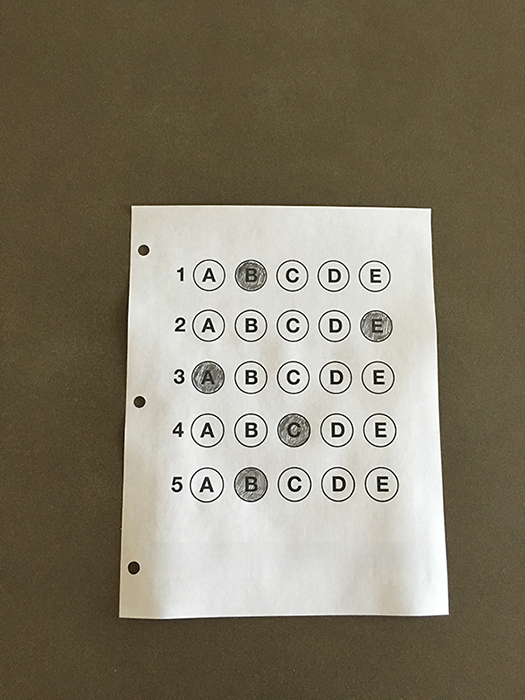
#> input picture examenes_sin_calificar/test_01.png, 525 x 700 px
$ python -i ejemplo_uso.py   (imports and definitions only)
#> lines starting #> are read from the running program, lines starting #| are printed output that depends on the picture; after the words box and inside, x2 and y2 are one past the last pixel; in counts of white or black regions, pixels touching at a corner belong together
#> further down, picture is the input picture: shape (700, 525, 3); mean B, G, R 105.1, 123.6, 131.1
# [file name]: ejemplo_uso.py

from calificador_automatico import CalificadorAutomatico, calificar_examen_rapido
import json
import cv2
import matplotlib.pyplot as plt
import os
import numpy as np

# [18 lines left out: function mostrar_imagen_procesada, not called in this run]

def detectar_burbujas_negras_mejorado(imagen):
    """Detecta específicamente burbujas circulares rellenas de negro - VERSIÓN MEJORADA"""
    # Convertir a escala de grises
    gris = cv2.cvtColor(imagen, cv2.COLOR_BGR2GRAY)
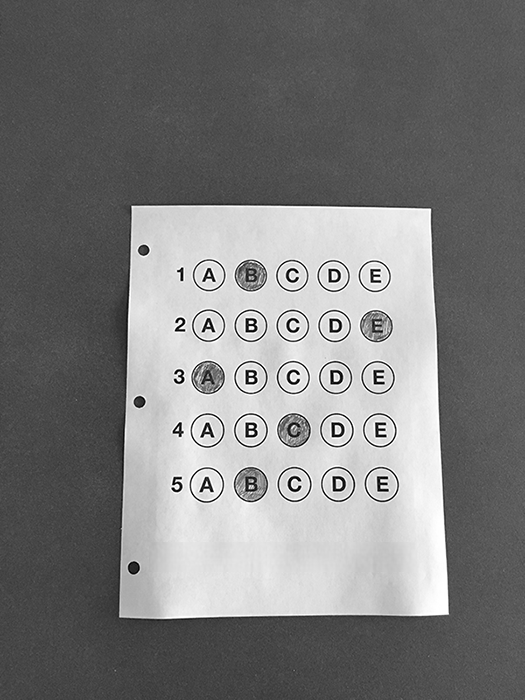
#> gris: shape (700, 525); min 0, max 255, mean 123.7

    # MEJORA: Aplicar ecualización del histograma para mejorar contraste
    gris_ecualizado = cv2.equalizeHist(gris)
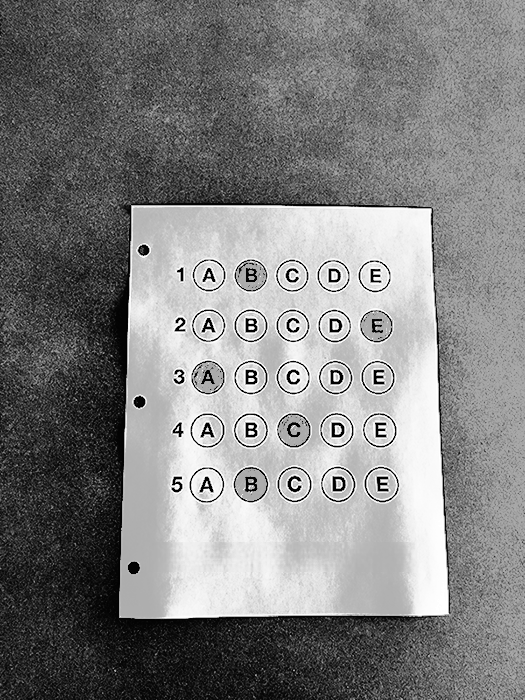
#> gris_ecualizado: shape (700, 525); min 0, max 255, mean 129.3

    # MEJORA: Usar umbral adaptativo en lugar de umbral global
    umbral_adaptativo = cv2.adaptiveThreshold(
        gris_ecualizado, 255, cv2.ADAPTIVE_THRESH_GAUSSIAN_C,
        cv2.THRESH_BINARY_INV, 11, 2
    )
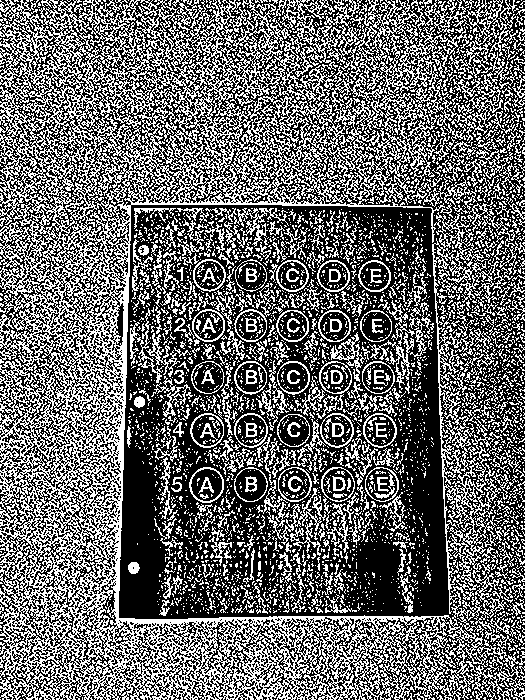
#> umbral_adaptativo: shape (700, 525); 41.1% white in thin lines or dots

    # MEJORA: Operaciones morfológicas más agresivas
    kernel = np.ones((5,5), np.uint8)
    umbral_limpiado = cv2.morphologyEx(umbral_adaptativo, cv2.MORPH_CLOSE, kernel)
#> umbral_limpiado: shape (700, 525); 92.3% white; 183 black regions, largest, box (x1, y1, x2, y2) and area: (402, 338, 449, 616) 6584, (119, 444, 166, 619) 6166, (357, 538, 405, 616) 2550
    umbral_limpiado = cv2.morphologyEx(umbral_limpiado, cv2.MORPH_OPEN, kernel)
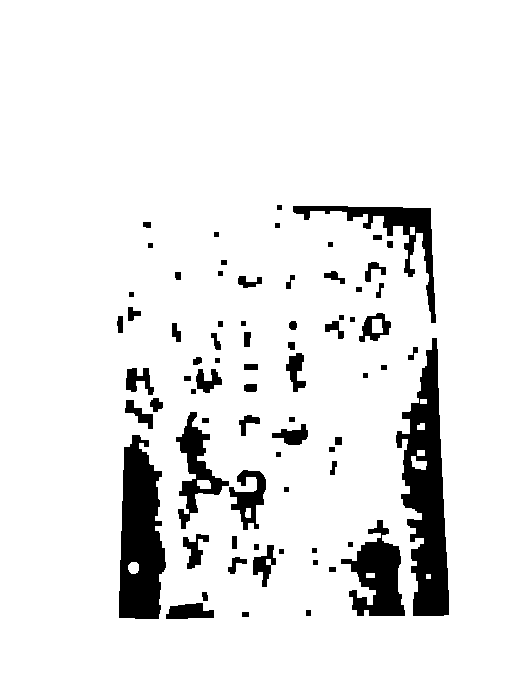
#> umbral_limpiado: shape (700, 525); 91.6% white; 74 black regions, largest, box (x1, y1, x2, y2) and area: (396, 338, 449, 616) 7929, (119, 435, 166, 619) 6410, (341, 520, 405, 616) 3203

    # MEJORA: También probar con umbral Otsu
    _, umbral_otsu = cv2.threshold(gris, 0, 255, cv2.THRESH_BINARY_INV + cv2.THRESH_OTSU)
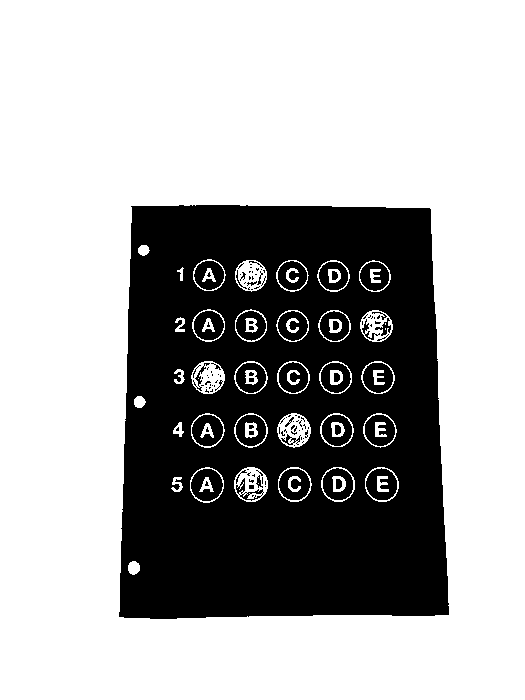
#> umbral_otsu: shape (700, 525); 67.5% white; 131 black regions (89 under 20 px), largest, box (x1, y1, x2, y2) and area: (119, 205, 449, 619) 106696, (191, 469, 223, 501) 686, (279, 469, 310, 500) 670

    # Combinar ambos métodos para mejor detección
    umbral_combinado = cv2.bitwise_or(umbral_limpiado, umbral_otsu)
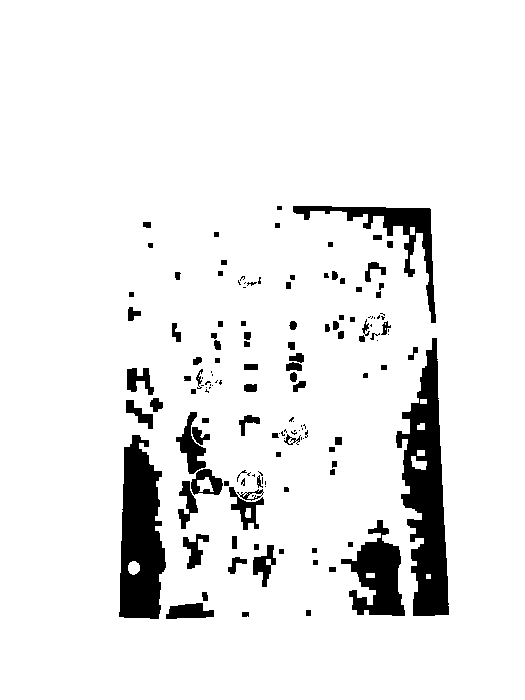
#> umbral_combinado: shape (700, 525); 92.2% white; 145 black regions (49 under 20 px), largest, box (x1, y1, x2, y2) and area: (396, 338, 449, 616) 7819, (119, 435, 166, 619) 6301, (341, 520, 405, 616) 3173

    # Operaciones finales de limpieza
    umbral_final = cv2.morphologyEx(umbral_combinado, cv2.MORPH_CLOSE, kernel)
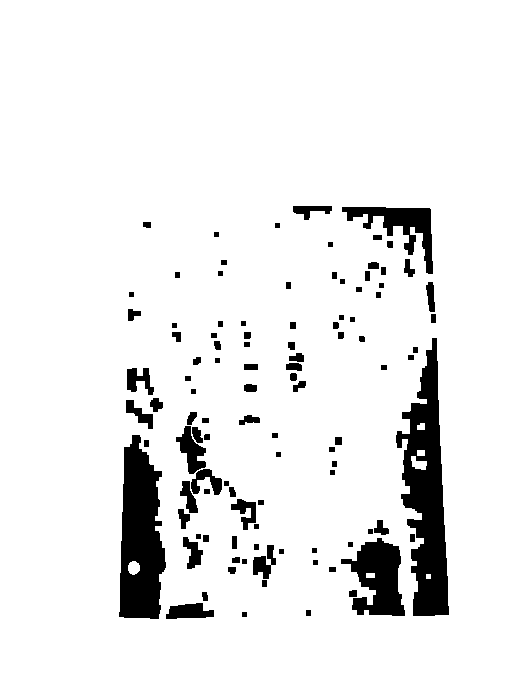
#> umbral_final: shape (700, 525); 92.5% white; 104 black regions, largest, box (x1, y1, x2, y2) and area: (396, 338, 449, 616) 7767, (119, 435, 166, 619) 6256, (341, 538, 405, 616) 2949

    # Encontrar contornos en el umbral combinado
    contornos, _ = cv2.findContours(umbral_final, cv2.RETR_EXTERNAL, cv2.CHAIN_APPROX_SIMPLE)
#> contornos = [[[0, 0], [0, 699], [524, 699], [524, 0]]]

    # MEJORA: Parámetros más flexibles para filtrar contornos
    burbujas_rellenas = []
    for contorno in contornos:
        area = cv2.contourArea(contorno)
        # Rango de área más amplio para burbujas
        if 50 < area < 3000:  # Área más flexible
            perimetro = cv2.arcLength(contorno, True)
            if perimetro > 0:
                circularidad = 4 * np.pi * area / (perimetro * perimetro)
                # Circularidad más flexible
                if circularidad > 0.5:  # Reducido de 0.7 a 0.5
                    # Verificar que esté relleno
                    x, y, w, h = cv2.boundingRect(contorno)
                    # MEJORA: Verificar relación de aspecto para evitar rectángulos
                    relacion_aspecto = w / h if h > 0 else 0
                    if 0.5 < relacion_aspecto < 2.0:  # Debe ser aproximadamente cuadrado/circular
                        roi = umbral_final[y:y+h, x:x+w]
                        if roi.size > 0:
                            densidad = np.sum(roi == 255) / (w * h)
                            # Densidad más flexible
                            if densidad > 0.4:  # Reducido de 0.6 a 0.4
                                burbujas_rellenas.append(contorno)
#> this loop made 1 pass
#> (contorno, area) on pass 1: ([[0, 0], [0, 699], [524, 699], [524, 0]], 366276)
#> after the loop, burbujas_rellenas = []

    return burbujas_rellenas, umbral_adaptativo, umbral_final, umbral_otsu

# [285 lines left out: functions probar_deteccion_burbujas_negras, probar_diferentes_umbrales, ejemplo_completo_mejorado, procesar_manual_mejorado, crear_imagen_ejemplo_rellena, not called in this run]

# [28 lines not run here, left out]

>>> import cv2
>>> picture = cv2.imread('examenes_sin_calificar/test_01.png')
>>> result = detectar_burbujas_negras_mejorado(picture)

$ run again, on examenes_sin_calificar/test_03.png
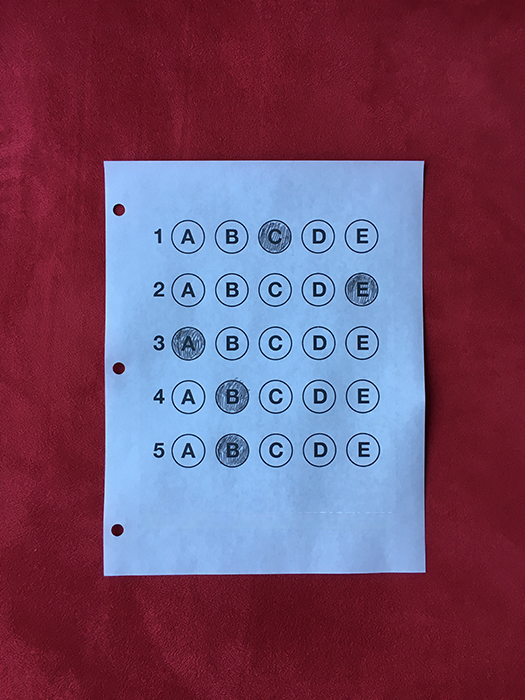
#> input picture examenes_sin_calificar/test_03.png, 525 x 700 px
#> picture is the input picture: shape (700, 525, 3); mean B, G, R 105.3, 76.5, 115.2
#> in detectar_burbujas_negras_mejorado, `umbral_adaptativo = cv2.adaptiveThreshold( gris_ecualizado, 255, cv2.A..`:
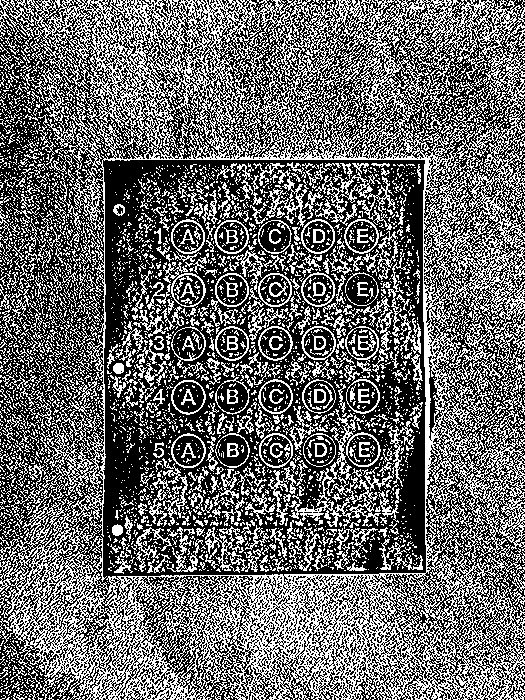
#> umbral_adaptativo: shape (700, 525); 41.3% white in thin lines or dots
#> umbral_otsu: shape (700, 525); 66.5% white; 65 black regions (38 under 20 px), largest, box (x1, y1, x2, y2) and area: (103, 160, 426, 576) 113850, (347, 381, 378, 412) 671, (346, 221, 377, 252) 667
#> umbral_combinado: shape (700, 525); 94.1% white; 162 black regions (26 under 20 px), largest, box (x1, y1, x2, y2) and area: (104, 161, 231, 357) 5206, (103, 392, 157, 527) 3316, (396, 416, 425, 556) 2324
#> in detectar_burbujas_negras_mejorado, `umbral_final = cv2.morphologyEx(umbral_combinado, cv2.MORPH_CLOSE, ker..`:
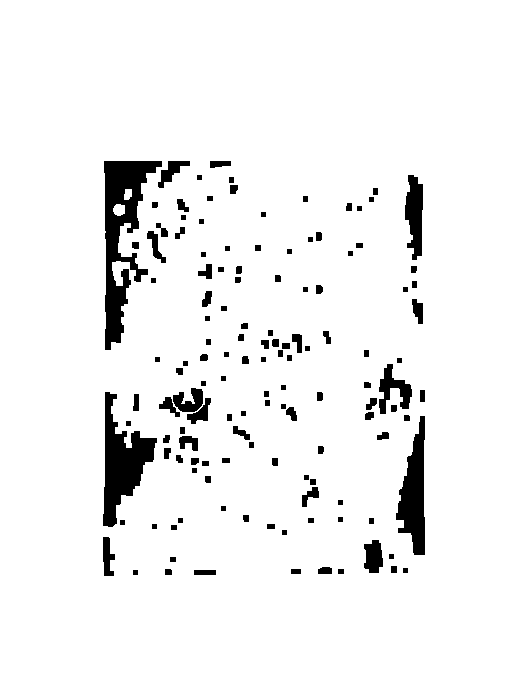
#> umbral_final: shape (700, 525); 94.6% white; 132 black regions, largest, box (x1, y1, x2, y2) and area: (104, 161, 162, 350) 4531, (103, 392, 157, 527) 3262, (396, 416, 425, 555) 2320
#> contornos = [[[0, 0], [0, 699], [524, 699], [524, 0]]]
#> the loop in detectar_burbujas_negras_mejorado, `for contorno in contornos:` made 1 pass
#> (contorno, area) on pass 1: ([[0, 0], [0, 699], [524, 699], [524, 0]], 366276)
#> after the loop in detectar_burbujas_negras_mejorado, `for contorno in contornos:`: burbujas_rellenas = []

$ run again, on examenes_sin_calificar/test_04.png
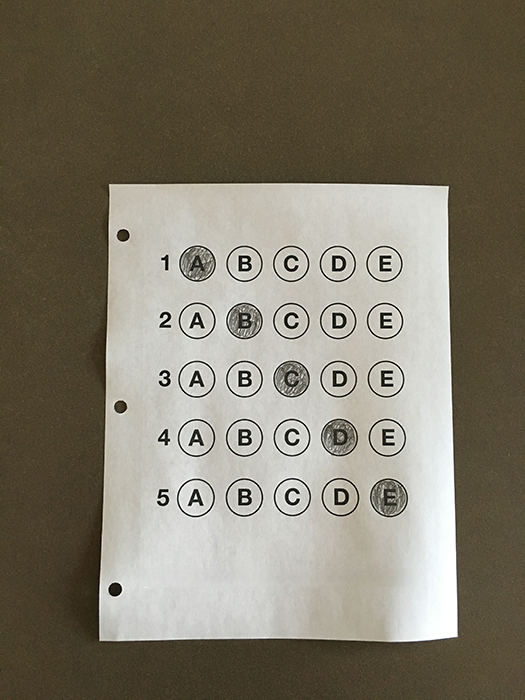
#> input picture examenes_sin_calificar/test_04.png, 525 x 700 px
#> picture is the input picture: shape (700, 525, 3); mean B, G, R 105.8, 121.2, 127.4
#> in detectar_burbujas_negras_mejorado, `umbral_adaptativo = cv2.adaptiveThreshold( gris_ecualizado, 255, cv2.A..`:
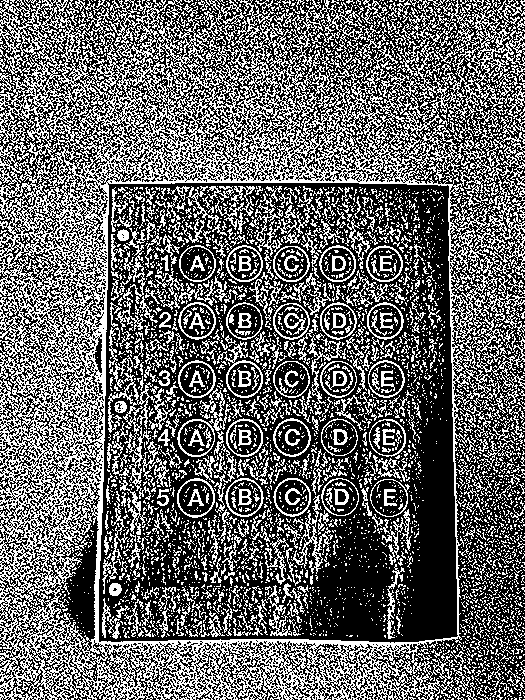
#> umbral_adaptativo: shape (700, 525); 40.1% white in thin lines or dots
#> umbral_otsu: shape (700, 525); 59.9% white; 131 black regions (85 under 20 px), largest, box (x1, y1, x2, y2) and area: (99, 183, 458, 642) 130550, (179, 480, 213, 516) 830, (275, 480, 309, 515) 810
#> umbral_combinado: shape (700, 525); 92.2% white; 175 black regions (56 under 20 px), largest, box (x1, y1, x2, y2) and area: (366, 184, 458, 642) 14083, (300, 508, 392, 642) 7413, (122, 570, 192, 590) 689
#> in detectar_burbujas_negras_mejorado, `umbral_final = cv2.morphologyEx(umbral_combinado, cv2.MORPH_CLOSE, ker..`:
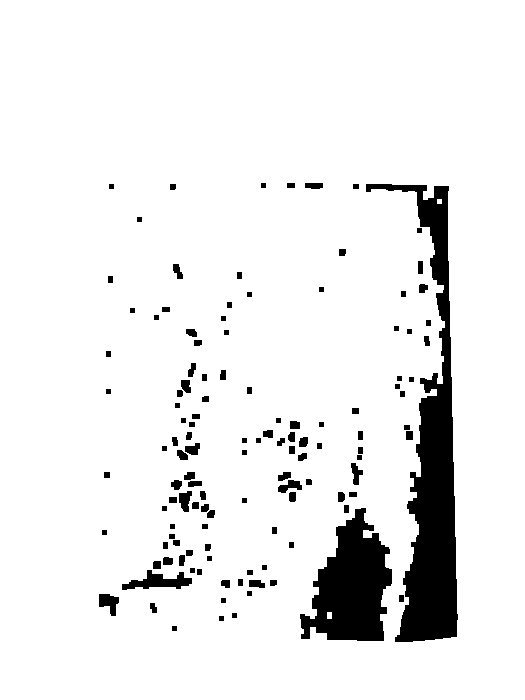
#> umbral_final: shape (700, 525); 92.4% white; 123 black regions, largest, box (x1, y1, x2, y2) and area: (366, 184, 458, 642) 13969, (300, 508, 392, 641) 7362, (122, 570, 192, 590) 689
#> contornos = [[[0, 0], [0, 699], [524, 699], [524, 0]]]
#> the loop in detectar_burbujas_negras_mejorado, `for contorno in contornos:` made 1 pass
#> (contorno, area) on pass 1: ([[0, 0], [0, 699], [524, 699], [524, 0]], 366276)
#> after the loop in detectar_burbujas_negras_mejorado, `for contorno in contornos:`: burbujas_rellenas = []

$ run again, on examenes_sin_calificar/test_05.png
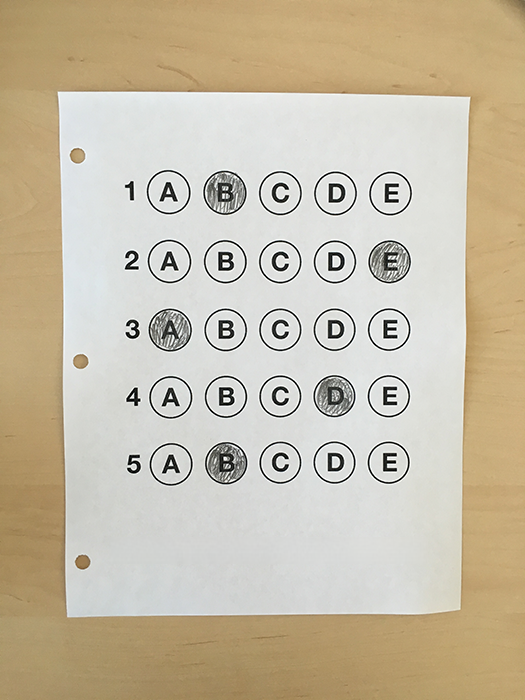
#> input picture examenes_sin_calificar/test_05.png, 525 x 700 px
#> picture is the input picture: shape (700, 525, 3); mean B, G, R 167.5, 189, 199.5
#> umbral_adaptativo: shape (700, 525); 36.5% white in thin lines or dots
#> umbral_otsu: shape (700, 525); 47.6% white; 54 white regions, largest, box (x1, y1, x2, y2) and area: (0, 0, 525, 700) 158104, (205, 442, 248, 485) 1271, (203, 170, 247, 215) 1253
#> in detectar_burbujas_negras_mejorado, `umbral_combinado = cv2.bitwise_or(umbral_limpiado, umbral_otsu)`:
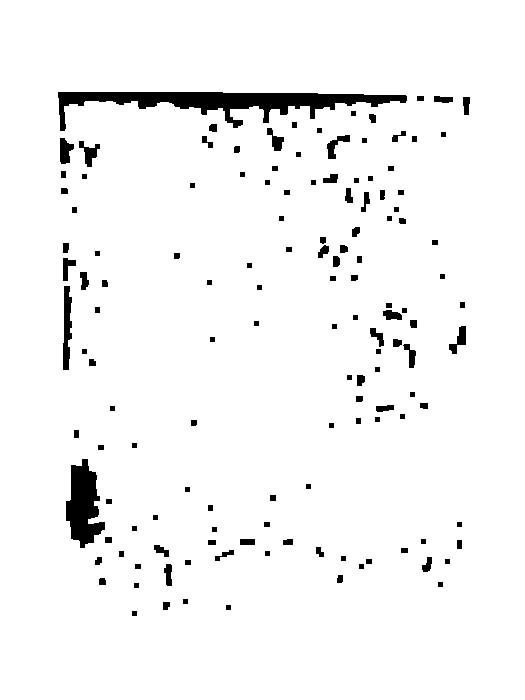
#> umbral_combinado: shape (700, 525); 96.1% white; 136 black regions, largest, box (x1, y1, x2, y2) and area: (58, 92, 407, 131) 4981, (66, 459, 105, 548) 2123, (63, 286, 72, 370) 549
#> umbral_final: shape (700, 525); 96.1% white; 144 black regions, largest, box (x1, y1, x2, y2) and area: (58, 92, 407, 131) 4981, (66, 459, 105, 548) 2123, (64, 286, 72, 340) 367
#> contornos = [[[0, 0], [0, 699], [524, 699], [524, 0]]]
#> the loop in detectar_burbujas_negras_mejorado, `for contorno in contornos:` made 1 pass
#> (contorno, area) on pass 1: ([[0, 0], [0, 699], [524, 699], [524, 0]], 366276)
#> after the loop in detectar_burbujas_negras_mejorado, `for contorno in contornos:`: burbujas_rellenas = []
